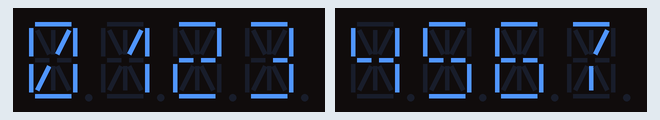
Simulated run of this sketch. Board: Arduino Uno, built with avr-gcc and run on an emulated ATmega328P. Shown: 2 × 4-digit fourteen-segment display. Wiring (inferred from the names in the program): HT16K33 LED driver at I2C address 0x70; HT16K33 LED driver at I2C address 0x71.

Above: at 2.11 s.
At 2.8 s:
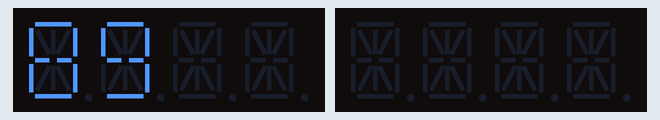
At 3.5 s:
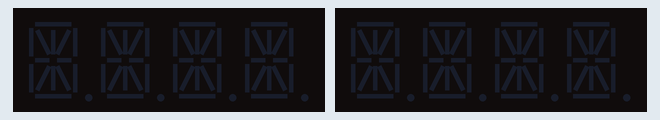
At 7.4 s:
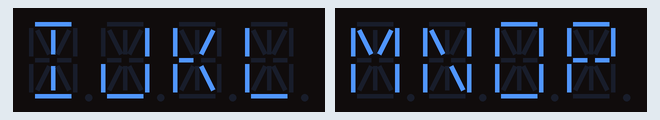
At 10.0 s:
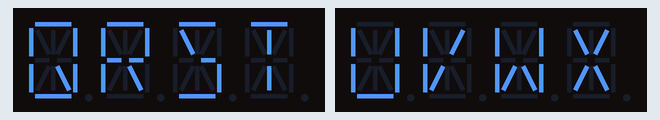
At 11.4 s:
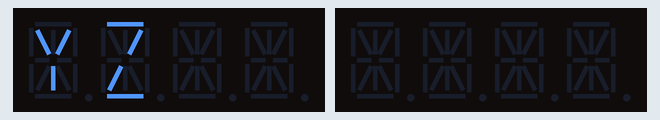

The sketch:

testdisplay.ino
```cpp
//HT16K33 - Displaying Alphanumeric Characters
//------------------------------------------------

#include <Adafruit_GFX.h>
#include "Adafruit_LEDBackpack.h"

#include <Wire.h>
//-------------------------------------------------
uint16_t number[] = {0x0C3F,0x0406,0x00DB,0x008F,0x00E6,
                   /* 5      6      7      8      9 */
                     0x00ED,0x00FD,0x01401,0x00FF,0x00EF};
                   /* A      B      C      D      E      F      G */
uint16_t letter[] = {0x00F7,0x128F,0x0039,0x120F,0x00F9,0x00F1,0x00BD,
                   /* H      I      J      K      L      M      N */
                     0x00F6,0x1209,0x001E,0x2470,0x0038,0x0536,0x2136,
                   /* O      P      Q      R      S      T      U */
                     0x003F,0x00F3,0x203F,0x20F3,0x018D,0x1201,0x003E,
                   /* V      W      X      Y      Z */
                     0x0C30,0x2836,0x2D00,0x1500,0x0C09};
//======================================================================
void setup()
{
  Wire.begin();
  //------------------
  HT16K33_init(0x70);
  HT16K33_init(0x71);
  //------------------
  disp_clear(0x70);
  disp_clear(0x71);
  //------------------
  delay(500);
}
//======================================================================
void loop()
{
  disp_numbers();                 //display numbers from 0 to 9
  disp_letters();                 //display letters from A to Z
}
//======================================================================
void HT16K33_init(byte address)
{
  Wire.beginTransmission(address);//send address of HT16K33
  Wire.write(0x21);               //normal mode
  Wire.endTransmission(false);
  //---------------------------------------------------------------
  Wire.beginTransmission(address);
  Wire.write(0xE8);               //brightness level (0xE0 to 0xEF)
  Wire.endTransmission(false);
  //---------------------------------------------------------------
  Wire.beginTransmission(address);
  Wire.write(0x81);               //display ON, blinking OFF
  Wire.endTransmission();
}
//======================================================================
void disp_alphaNum(byte add, byte digit_add, uint16_t character)
{
  Wire.beginTransmission(add);
  Wire.write(digit_add);                //send digit address
  Wire.write(character & 0x00FF);       //send low byte of 16-bit char
  Wire.write((character & 0xFF00) >> 8);//send high byte of 16-bit char
  Wire.endTransmission();
}
//======================================================================
void disp_clear(byte add)
{
  for(byte i=0; i<=3; i++) disp_alphaNum(add, i*2, 0);
}
//======================================================================
void disp_numbers()
{
  byte j = 0;
  for(byte i=0; i<=3; i++)
  {
    disp_alphaNum(0x70, j, number[i]);
    delay(200);
    j += 2;
  }
  //----------------------------------
  j = 0;
  for(byte i=4; i<=7; i++)
  {
    disp_alphaNum(0x71, j, number[i]);
    delay(200);
    j += 2;
  }
  //----------------------------------
  delay(200);
  disp_clear(0x70); disp_clear(0x71);
  delay(200);
  //----------------------------------
  j = 0;
  for(byte i=8; i<=9; i++)
  {
    disp_alphaNum(0x70, j, number[i]);
    delay(200);
    j += 2;
  }
  //----------------------------------
  delay(500);
  disp_clear(0x70); disp_clear(0x71);
  delay(500);
}
//======================================================================
void disp_letters()
{
  byte j = 0;
  for(byte i=0; i<=3; i++)
  {
    disp_alphaNum(0x70, j, letter[i]);
    delay(200);
    j += 2;
  }
  //----------------------------------
  j = 0;
  for(byte i=4; i<=7; i++)
  {
    disp_alphaNum(0x71, j, letter[i]);
    delay(200);
    j += 2;
  }
  //----------------------------------
  delay(200);
  disp_clear(0x70); disp_clear(0x71);
  delay(200);
  //----------------------------------
  j = 0;
  for(byte i=8; i<=11; i++)
  {
    disp_alphaNum(0x70, j, letter[i]);
    delay(200);
    j += 2;
  }
  //----------------------------------
  j = 0;
  for(byte i=12; i<=15; i++)
  {
    disp_alphaNum(0x71, j, letter[i]);
    delay(200);
    j += 2;
  }
  //----------------------------------
  delay(500);
  disp_clear(0x70); disp_clear(0x71);
  delay(500);
  //----------------------------------
  j = 0;
  for(byte i=16; i<=19; i++)
  {
    disp_alphaNum(0x70, j, letter[i]);
    delay(200);
    j += 2;
  }
  //----------------------------------
  j = 0;
  for(byte i=20; i<=23; i++)
  {
    disp_alphaNum(0x71, j, letter[i]);
    delay(200);
    j += 2;
  }
  //----------------------------------
  delay(500);
  disp_clear(0x70); disp_clear(0x71);
  delay(500);
  //----------------------------------
  j = 0;
  for(byte i=24; i<=25; i++)
  {
    disp_alphaNum(0x70, j, letter[i]);
    delay(200);
    j += 2;
  }
  //----------------------------------
  delay(500);
  disp_clear(0x70); disp_clear(0x71);
  delay(500);
}
```

Measured:
- by itself, everything shown: repeats every 12.0 s, in 42 steps
- what the display in image 0 shows lasts 0.4 s, from 1.9 s to 2.3 s
- what the display in image 1 shows lasts 0.7 s, from 2.7 s to 3.4 s
- what the display in image 2 shows lasts 0.5 s, from 3.4 s to 3.9 s
